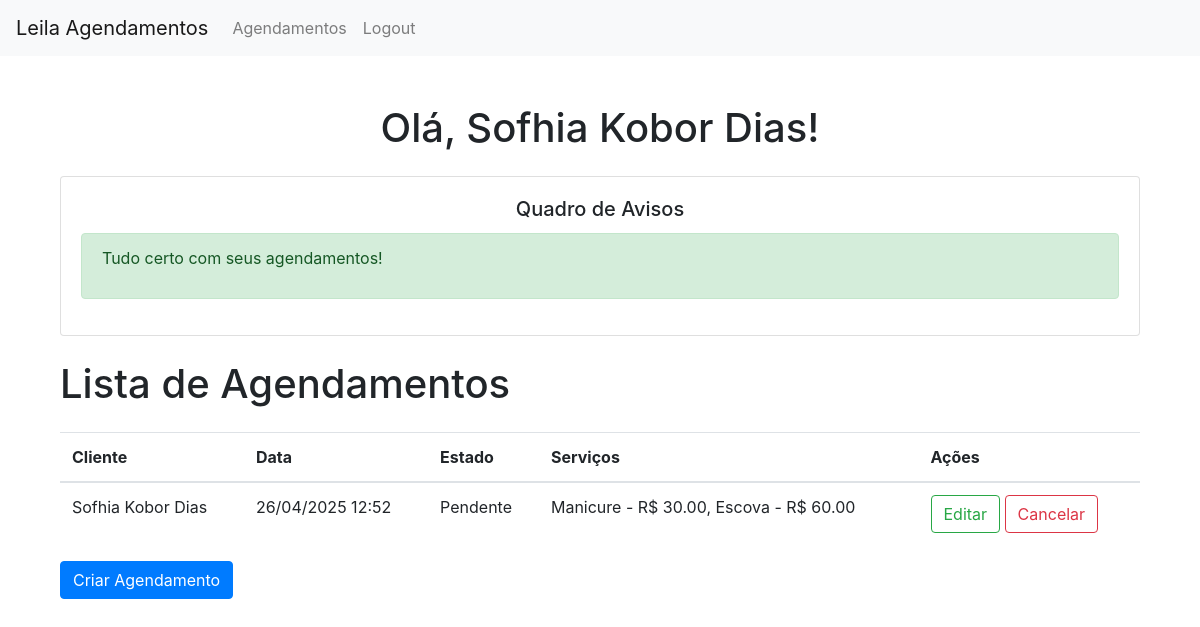
The page / (signed in) on the database its author committed.
### models.py (models this page shows)
class Cliente(UserMixin, db.Model):
    __tablename__ = 'cliente'
    id = db.Column(db.Integer, primary_key=True)
    nome = db.Column(db.String(80), nullable=False)
    email = db.Column(db.String(120), unique=True, nullable=False)
    telefone = db.Column(db.String(20), nullable=False)
    senha = db.Column(db.String(120), nullable=False)
    is_admin = db.Column(db.Boolean, default=False)  # Campo para identificar administradores

class Agendamentos(db.Model):
    __tablename__ = 'agendamentos'
    id = db.Column(db.Integer, primary_key=True)
    clienteId = db.Column(db.Integer, db.ForeignKey('cliente.id'), nullable=False)
    data = db.Column(db.DateTime, nullable=False)
    estado = db.Column(db.Enum(Estado), default=Estado.pendente, nullable=False)
    cliente = db.relationship('Cliente', backref='agendamentos')
    is_confirmed = db.Column(db.Boolean, default=False)

class Servico(db.Model):
    id = db.Column(db.Integer, primary_key=True)
    nome = db.Column(db.String(100), nullable=False)
    preco = db.Column(db.Float, nullable=False)
    descricao = db.Column(db.Text)

### app.py (the view)
@app.route('/') # rota home
def home():
    if current_user.is_authenticated: # se logado
        if current_user.is_admin: # se admin
            agendamentos = Agendamentos.query.order_by(Agendamentos.data.asc()) # pega todos os agendamentos
        else: # se não admin
            agendamentos = Agendamentos.query.filter_by(clienteId=current_user.id).order_by(Agendamentos.data.asc()).all()
            agendamentos_por_semana = defaultdict(list)
            for agendamento in agendamentos:
                ano, semana, _ = agendamento.data.isocalendar()
                agendamentos_por_semana[(ano, semana)].append({
                    'id': agendamento.id,
                    'data': agendamento.data,
                    'dia_semana': agendamento.data.strftime('%A'),  # Nome do dia da semana
                    'servicos': agendamento.servicos
                })
            semanas_com_multiplos = {semana: ags for semana, ags in agendamentos_por_semana.items() if len(ags) > 1}
            return render_template('index.html',
            agendamentos=agendamentos,
            semanas_com_multiplos=semanas_com_multiplos)
        return render_template('index.html',
            agendamentos=agendamentos)
    return render_template('index.html')

### app.py (called while the page is built)
@lm.user_loader # decorador para carregar user
def load_user(id): # pega o id para carregar user
    cliente = db.session.query(Cliente).filter_by(id=id).first()
    return cliente

### templates/index.html (shortened to what this page needs)
{% extends 'header.html' %}
{% block content %}
<div class="container mt-5">
    {% if current_user.is_authenticated %}
        <h1 class="text-center mb-4">Olá, {{ current_user.nome }}!</h1>
        {% if current_user.is_admin %}
        <h1 class="mb-4">Lista de Agendamentos</h1>
        {% if agendamentos %}
            <table class="table">
                <thead>
                    <tr>
                        <th>Cliente</th>
                        <th>Data</th>
                        <th>Estado</th>
                        <th>Serviços</th>
                        <th>Confirmado</th>
                        <th>Ações</th>
                    </tr>
                </thead>
                <tbody>
                    {% for agendamento in agendamentos %}
                    <tr>
                        <td>{{ agendamento.cliente.nome }}</td>
                        <td>{{ agendamento.data.strftime('%d/%m/%Y %H:%M') }}</td>
                        <td>
                            {{ agendamento.estado.value | capitalize }}
                        </td>
                        <td>
                            {% if agendamento.servicos %}
                            {% for servico in agendamento.servicos %}
                                {{ servico.nome }} - R$ {{ "%.2f"|format(servico.preco) }}{% if not loop.last %}, {% endif %}
                            {% endfor %}
                            {% else %}
                            <p></p>
                            {% endif %}
                        </td>
                        <td>
                            {% if agendamento.is_confirmed %}
                            <p>Sim</p>
                            {% else %}
                            <p>Não</p>
                            {% endif %}
                        </td>
                        <td>
                            <a href="{{ url_for('editarAgendamento', id=agendamento.id) }}" class="btn btn-outline-info">Editar</a>
                            {% if agendamento.is_confirmed %}
                            <a href="#" class="btn btn-success">Confirmado</a>
                            {% else %}
                            <a href="{{ url_for('confirmarAgendamento', id=agendamento.id) }}" class="btn btn-outline-success">Confirmar</a>
                            {% endif %}
                            <a href="{{ url_for('cancelarAgendamento', id=agendamento.id) }}" class="btn btn-outline-warning">Cancelar</a>
                            <a href="{{ url_for('excluirAgendamento', id=agendamento.id) }}" class="btn btn-outline-danger">Excluir</a>
                        </td>
                    </tr>
                    {% endfor %}
                </tbody>
            </table>
        {% else %}
            <div class="alert alert-warning">Nenhum agendamento encontrado.</div>
        {% endif %}
        <a href="{{ url_for('agendamentos') }}" class="btn btn-primary">Criar Agendamento</a>
        <a href="{{ url_for('cadastrarCliente') }}" class="btn btn-primary">Criar Cliente</a>
        <a href="{{ url_for('servicos') }}" class="btn btn-primary">Cadastrar Servico</a>
        {% else %}
        <div class="card mb-4">
            <div class="card-body">
            <h5 class="card-title text-center">Quadro de Avisos</h5>
                {% if semanas_com_multiplos %}
                    <div class="alert alert-warning mt-3 text-danger">
                        <h4>📅 Otimize seus agendamentos!</h4>
                        <h5>Você tem múltiplos agendamentos nas seguintes semanas:</h5>
                        <ul>
                            {% for semana, agendamentos in semanas_com_multiplos.items() %}
                            <li>
                                Semana {{ semana[1] }} de {{ semana[0] }}:
                        <ul>
                            {% for agendamento in agendamentos %}
                            <li>
                                {{ agendamento.data.strftime('%d/%m/%Y %H:%M') }} -
                                {% for servico in agendamento.servicos %}
                                    {{ servico.nome }}{% if not loop.last %}, {% endif %}
                                {% endfor %}
                            </li>
                            {% endfor %}
                        </ul>
                                <form action="{{ url_for('unirAgendamentos', id1=agendamentos[0].id, id2=agendamentos[1].id) }}" method="POST">
                                    <div class="form-group mt-3">
                                        <input type="hidden" name="dia1" value="{{ agendamentos[0].data.strftime('%A') }}">
                                        <input type="hidden" name="dia2" value="{{ agendamentos[1].data.strftime('%A') }}">
                                        <button type="submit" class="btn btn-outline-danger">Unir Agendamentos</button>
                                    </div>
                                </form>
                            </li>
                            {% endfor %}
                        </ul>
                    </div>
                {% else %}
                    <div class="alert alert-success">
                        <p>Tudo certo com seus agendamentos!</p>
                    </div>
                {% endif %}
                </div>
    </div>
        <h1 class="mb-4">Lista de Agendamentos</h1>
        {% if agendamentos %}
            <table class="table">
                <thead>
                    <tr>
                        <th>Cliente</th>
                        <th>Data</th>
                        <th>Estado</th>
                        <th>Serviços</th>
                        <th>Ações</th>
                    </tr>
                </thead>
                <tbody>
                    {% for agendamento in agendamentos %}
                    <tr>
                        <td>{{ agendamento.cliente.nome }}</td>
                        <td>{{ agendamento.data.strftime('%d/%m/%Y %H:%M') }}</td>
                        <td>
                            {{ agendamento.estado.value | capitalize }}
                        </td>
                        <td>
                            {% if agendamento.servicos %}
                            {% for servico in agendamento.servicos %}
                                {{ servico.nome }} - R$ {{ "%.2f"|format(servico.preco) }}{% if not loop.last %}, {% endif %}
                            {% endfor %}
                            {% else %}
                            <p></p>
                            {% endif %}
                        </td>
                        <td>
                            <a href="{{ url_for('editarAgendamento', id=agendamento.id) }}" class="btn btn-outline-success">Editar</a>
                            <a href="{{ url_for('cancelarAgendamento', id=agendamento.id) }}" class="btn btn-outline-danger">Cancelar</a>
                        </td>
                    </tr>
                    {% endfor %}
                </tbody>
            </table>
        {% else %}
            <div class="alert alert-warning">Nenhum agendamento encontrado.</div>
        {% endif %}
        <a href="{{ url_for('agendamentos') }}" class="btn btn-primary">Criar Agendamento</a>
        {% endif %}
    {% endif %}
</div>
{% endblock %}

### rows shown on the page
Cliente: nome "Sofhia Kobor Dias"
Agendamentos: cliente.nome "Sofhia Kobor Dias", data "26/04/2025 12:52", estado.value "Pendente"
Servico: nome "Manicure", preco "30.00"
Servico: nome "Escova", preco "60.00"
